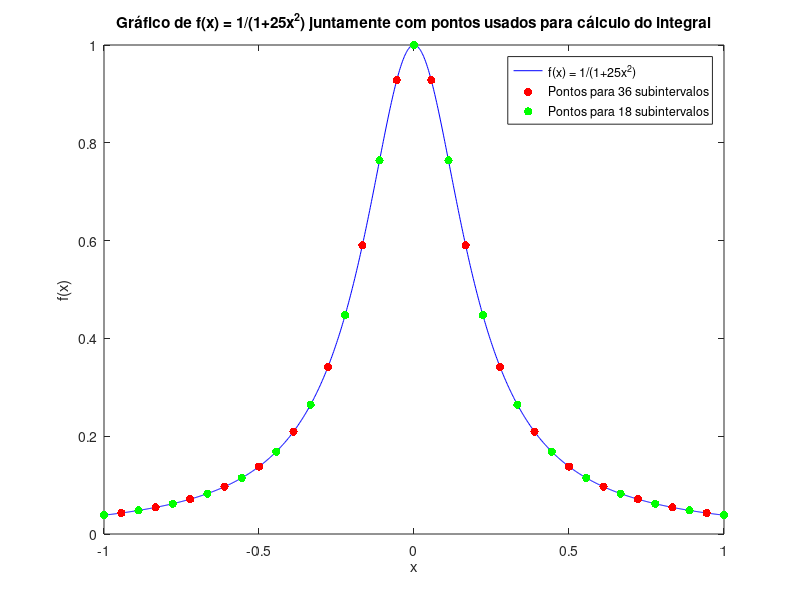

This chart was generated by the following MATLAB code:
% Função f
f = @(x) 1 ./ (1 + 25 * x.^2);

% Pela alínea b) percebemos que na chamada recursiva da função a função
% acabou por retornar N = 36 isto significa que foram usados 36
% subintervalos para ter uma aproximação cujo cálculo da estimativa para o
% erro (com ajuda do cálculo da estimativa para metade dos subintervalos
% (18)) não ultrapasse a tolerância tol.

% Intervalos e pontos para 36 subintervalos
x_values = linspace(-1, 1, 37);
y_values = f(x_values);

% Intervalos e pontos para metade dos subintervalos (18 subintervalos)
% usados para o cálculo da estimativa do erro
x_half_values = linspace(-1, 1, 19);
y_half_values = f(x_half_values);

% Gráfico
x_plot = linspace(-1, 1, 1000);
plot(x_plot, f(x_plot), 'b'); % Plot da função
xlabel('x');
ylabel('f(x)');
hold on;
scatter(x_values, y_values, 'r', 'filled'); % Pontos para 36 subintervalos a vermelho
scatter(x_half_values, y_half_values, 'g', 'filled'); % Pontos para 18 subintervalos a verde (também usados para os 36 subintervalos)
title('Gráfico de f(x) = 1/(1+25x^2) juntamente com pontos usados para cálculo do integral');
legend('f(x) = 1/(1+25x^2)', 'Pontos para 36 subintervalos', 'Pontos para 18 subintervalos');

